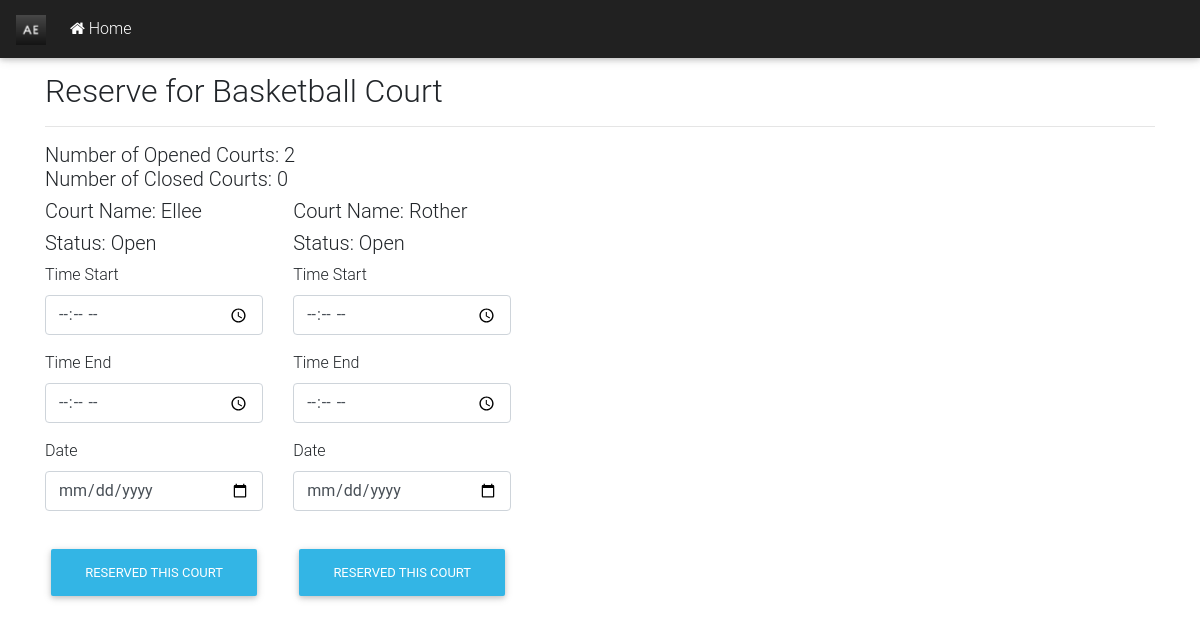
Screenshot of /bball.php (signed in) with the database file from the repository.
### tables this page shows
CREATE TABLE `court` (
  `CourtID` int(11) NOT NULL,
  `CourtName` varchar(100) NOT NULL,
  `CourtType` varchar(50) NOT NULL,
  `CourtStatus` varchar(100) NOT NULL
);

### bball.php (the view, shortened to what this page needs)
<!DOCTYPE html>
<?php
	include('session.php');
	$open_court = mysqli_query($conn, "SELECT CourtID FROM court WHERE CourtStatus = 'Open' AND CourtType = 'Basketball'");
	$open_court_count = mysqli_num_rows($open_court);
	$close_court = mysqli_query($conn, "SELECT CourtID FROM court WHERE CourtStatus = 'Close' AND CourtType = 'Basketball'");
	$close_court_count = mysqli_num_rows($close_court);
	$court_stat = mysqli_query($conn, "SELECT * FROM court");
	$court_status_row = mysqli_fetch_assoc($court_stat);
	$court_reserve = mysqli_query($conn, "SELECT * FROM reservation");
	$court_row = mysqli_fetch_assoc($court_reserve);
?>
<html>
<head>
	<?php include('library/html/header.php'); ?>
</head>
<body>
	<?php include('library/html/navbar2.php'); ?>
	<div class="container">
		<div class="page-header">
			<h2>Reserve for Basketball Court</h2>
			<hr>
		</div>
		<h5>Number of Opened Courts: <?php echo $open_court_count; ?><br>
			Number of Closed Courts: <?php echo $close_court_count; ?></h5>
		<div class="row">
			<?php
			if ($court_status_row['CourtStatus'] == "Open") {
				$disp_court = mysqli_query($conn, "SELECT * FROM court WHERE CourtType = 'Basketball'");
				if (mysqli_num_rows($disp_court) > 0) {
					while ($disp_court_row = mysqli_fetch_assoc($disp_court)) {
					if ($disp_court_row['CourtStatus'] == "Open") {
						echo "
						<form method='post'>
						<div class='col-sm'>
							<h5>Court Name: ".$disp_court_row['CourtName']."</h5>
							<h5>Status: ".$disp_court_row['CourtStatus']."</h5>
						</div>
			<div class='col-sm'>
				<div class='form-group'>
					<label>Time Start</label>
					<input class='form-control' type='time' name='court_time_start'>
				</div>
			</div>
			<div class='col-sm'>
				<div class='form-group'>
					<label>Time End</label>
					<input class='form-control' type='time' name='court_time_end'>
				</div>
			</div>
			<div class='col-sm'>
				<div class='form-group'>
					<label>Date</label>
					<input class='form-control' type='date' name='court_date'>
				</div>
			</div>
			<div class='col-sm'>
				<div class='form-group pt-3'>
					<button class='btn btn-info' name='btn_reserved' onclick='return confirm('Reserve this court?');'>Reserved this Court</button>
				</div>
			</div>
			</form>";
		} else if ($disp_court_row['CourtStatus'] == "Close") {
			echo "<form method='post'>
					<fieldset disabled>
					<div class='col-sm'>
						<h5>Court Name: ".$disp_court_row['CourtName']."</h5>
						<h5>Status: ".$disp_court_row['CourtStatus']."</h5>
					</div>
					<div class='col-sm'>
						<div class='form-group'>
							<label>Time Start</label>
							<input class='form-control' type='time' name='court_time_start'>
						</div>
					</div>
					<div class='col-sm'>
						<div class='form-group'>
							<label>Date</label>
							<input class='form-control' type='date' name='court_date'>
						</div>
					</div>
					<div class='col-sm'>
						<div class='form-group pt-3'>
							<button class='btn btn-info' name='btn_reserved' onclick='return confirm('Reserve this court?');'>Reserved this Court</button>
						</div>
					</div>
					</fieldset>
				</form>";
				} else if ($court_row['Status'] == "Approved") {
						echo "<form method='post'>
					<fieldset disabled>
					<div class='col-sm'>
						<h5>Court Name: ".$disp_court_row['CourtName']."</h5>
						<h5>Status: ".$disp_court_row['CourtStatus']."</h5>
					</div>
					<div class='col-sm'>
						<div class='form-group'>
							<label>Time Start</label>
							<input class='form-control' type='time' name='court_time_start'>
						</div>
					</div>
					<div class='col-sm'>
						<div class='form-group'>
							<label>Date</label>
							<input class='form-control' type='date' name='court_date'>
						</div>
					</div>
					<div class='col-sm'>
						<div class='form-group pt-3'>
							<button class='btn btn-info' name='btn_reserved' onclick='return confirm('Reserve this court?');'>Reserved this Court</button>
						</div>
					</div>
					</fieldset>
				</form>";
				}
			}
				} else {
					echo "<h1 class='alert alert-warning mx-auto'><span class='fa fa-info-circle'></span> No Courts Found</h1>";
				}
			} else {
				echo "<h1 class='alert alert-warning mx-auto'><span class='fa fa-info-circle'></span> No Courts Available</h1>";
			}
			?>
		</div>
	</div>
</body>
</html>

### CSS/design.css (style rules this page uses)
html, body, header, .jarallax { height: 95vh; background-attachment: fixed; background-position: center; background-repeat: no-repeat; background-size: cover; }
html, body, header, .intro-2 { height: 550px; }
body { min-height:200vh; }

### rows the page displays
court: CourtName "Ellee", CourtStatus "Open"
court: CourtName "Rother", CourtStatus "Open"

### other values shown
$open_court_count "2"
$close_court_count "0"
